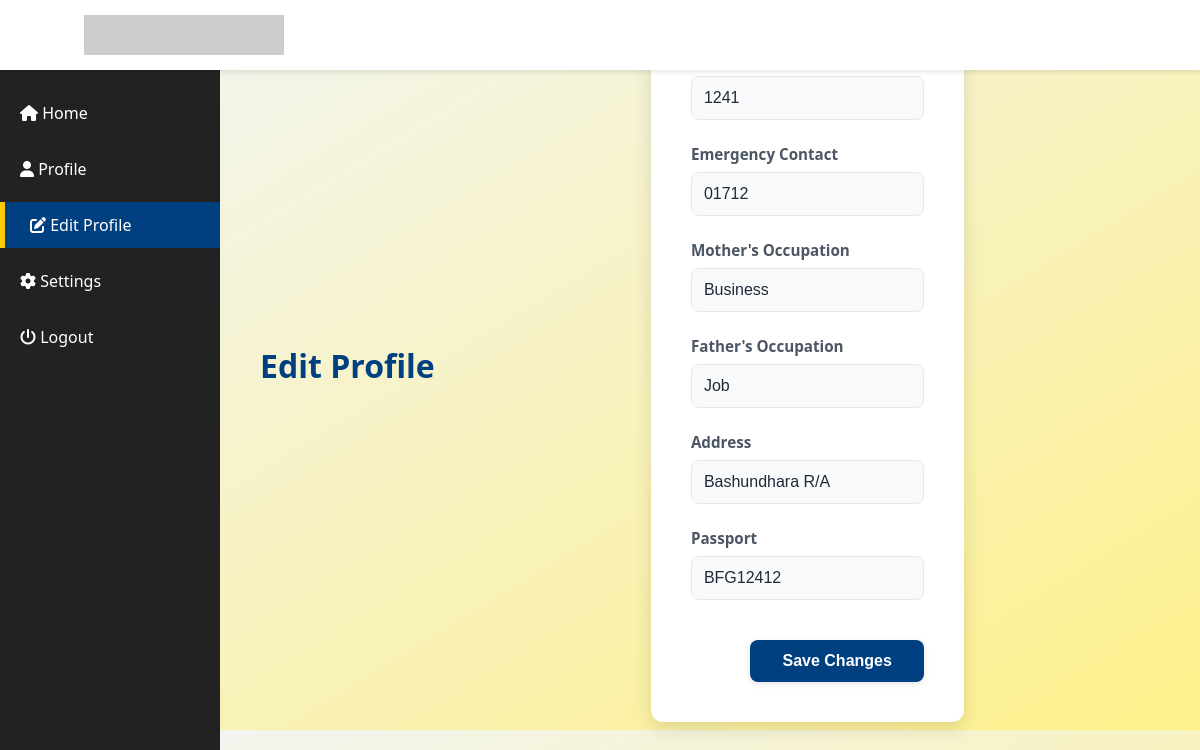
The app's page /editprofile.php (signed in) with its own data.
### tables this page shows
CREATE TABLE `studentinfo` (
  `UserID` varchar(12) DEFAULT NULL,
  `StudentID` varchar(10) NOT NULL,
  `FirstName` varchar(50) NOT NULL,
  `LastName` varchar(50) NOT NULL,
  `Gender` varchar(7) NOT NULL,
  `DateOfBirth` date NOT NULL,
  `CitizenID` varchar(20) DEFAULT NULL,
  `Passport` varchar(20) DEFAULT NULL,
  `Nationality` varchar(15) NOT NULL,
  `Blood` varchar(5) NOT NULL,
  `Addresss` varchar(150) NOT NULL,
  `EmergencyContact` varchar(12) NOT NULL,
  `Program` varchar(40) NOT NULL,
  `MotherName` varchar(100) DEFAULT NULL,
  `FatherName` varchar(100) DEFAULT NULL,
  `ParentNationality` varchar(100) DEFAULT NULL,
  `MotherOccupation` varchar(50) DEFAULT NULL,
  `FatherOccupation` varchar(50) DEFAULT NULL
);

CREATE TABLE `users` (
  `UserID` varchar(12) NOT NULL,
  `Phone` varchar(12) DEFAULT NULL,
  `Email` varchar(50) DEFAULT NULL,
  `Password` varchar(50) DEFAULT NULL,
  `UserFlag` int(1) DEFAULT NULL,
  `2fa` int(1) DEFAULT NULL
);

### editprofile.php (the view, shortened to what this page needs)
<?php
$db = new Database();
$conn = $db->getConnection();
$userID = $_SESSION['UserID'];
$sql = "SELECT u.Phone, s.EmergencyContact, s.MotherOccupation, s.FatherOccupation, s.Addresss, s.Passport
        FROM users u
        LEFT JOIN studentinfo s ON u.UserID = s.UserID
        WHERE u.UserID = ?";
$stmt = $conn->prepare($sql);
$stmt->bind_param("i", $userID);
$stmt->execute();
$result = $stmt->get_result();
$data = $result->fetch_assoc();
?>
<!DOCTYPE html>
<html lang="en">
<head>
    <link rel="stylesheet" href="https://cdnjs.cloudflare.com/ajax/libs/font-awesome/6.5.0/css/all.min.css">
    <link rel="stylesheet" href="dash.css">
    <link rel="stylesheet" href="style.css">
</head>
<body>
    <div class="navbar">
        <div class="navbar-left">
            <span class="menu-btn" onclick="toggleSidebar()"><i class="fa fa-bars"></i></span>
            <img src="https://dummyimage.com/200x40/004080/ffffff&text=Eduor+System" alt="Eduor Logo" class="logo">
        </div>
    </div>
    <div class="sidebar" id="sidebar">
        <ul>
            <li><a href="dash.php"><i class="fa fa-home"></i> Home</a></li>
            <li><a href="profile.php"><i class="fa fa-user"></i> Profile</a></li>
            <li class="active"><a href="profiledit.php"><i class="fa fa-edit"></i> Edit Profile</a></li>
            <li><a href="settings.php"><i class="fa fa-cog"></i> Settings</a></li>
            <li><a href="logout.php"><i class="fa fa-power-off"></i> Logout</a></li>
        </ul>
    </div>
    <div class="main-content" id="main-content">
        <div class="page-header">
            <h1>Edit Profile</h1>
        </div>
        <div class="form-container">
            <form method="POST" class="form-box">
                <div class="form-group">
                    <label for="phone">Phone</label>
                    <input type="text" id="phone" name="phone" value="<?= htmlspecialchars($data['Phone'] ?? '') ?>" required>
                </div>
                <div class="form-group">
                    <label for="emergency_contact">Emergency Contact</label>
                    <input type="text" id="emergency_contact" name="emergency_contact" value="<?= htmlspecialchars($data['EmergencyContact'] ?? '') ?>">
                </div>
                <div class="form-group">
                    <label for="mother_occupation">Mother's Occupation</label>
                    <input type="text" id="mother_occupation" name="mother_occupation" value="<?= htmlspecialchars($data['MotherOccupation'] ?? '') ?>">
                </div>
                <div class="form-group">
                    <label for="father_occupation">Father's Occupation</label>
                    <input type="text" id="father_occupation" name="father_occupation" value="<?= htmlspecialchars($data['FatherOccupation'] ?? '') ?>">
                </div>
                <div class="form-group">
                    <label for="address">Address</label>
                    <input type="text" id="address" name="address" value="<?= htmlspecialchars($data['Addresss'] ?? '') ?>">
                </div>
                <div class="form-group">
                    <label for="passport">Passport</label>
                    <input type="text" id="passport" name="passport" value="<?= htmlspecialchars($data['Passport'] ?? '') ?>">
                </div>
                <div class="form-buttons">
                    <button type="submit">Save Changes</button>
                </div>
            </form>
        </div>
    </div>
</body>
</html>

### dash.css (style rules this page uses)
body { margin: 0; font-family: Arial, sans-serif; background: #f4f6f9; }
.navbar { display: flex; justify-content: space-between; align-items: center; background: #004080; color: white; padding: 10px 20px; position: fixed; top: 0; width: 100%; z-index: 100; }
.navbar .logo { height: 40px; }
.navbar-left { display: flex; align-items: center; }
.menu-btn { font-size: 22px; margin-right: 15px; cursor: pointer; }
.sidebar { width: 220px; background: #222; height: 100vh; position: fixed; top: 60px; left: 0; padding-top: 20px; transition: all 0.3s ease; overflow-y: auto; }
.sidebar ul { list-style: none; padding: 0; }
.sidebar ul li { margin: 10px 0; position: relative; }
.sidebar ul li a { color: white; padding: 12px 20px; display: block; text-decoration: none; transition: padding-left 0.3s ease; }
.sidebar ul li a:hover, .sidebar ul li.active a { background: #004080; border-left: 5px solid #ffcc00; padding-left: 25px; }
.main-content { margin-left: 240px; padding: 80px 20px 20px; transition: margin-left 0.3s ease; }
.page-header h1 { margin: 0; color: #004080; }

### style.css (style rules this page uses)
* { box-sizing: border-box; margin: 0; padding: 0; }
body { font-family: 'Segoe UI', sans-serif; background: linear-gradient(to bottom right, #f1f5f9, #fef08a); }
.navbar { box-shadow: 0 4px 6px rgba(0, 0, 0, 0.1); }
.form-container { max-width: 600px; margin: 20px auto; padding: 2.5rem; background-color: #ffffff; border-radius: 12px; box-shadow: 0 6px 18px rgba(0, 0, 0, 0.12); }
.form-box { display: flex; flex-direction: column; gap: 1.5rem; }
.form-group { display: flex; flex-direction: column; }
.form-group label { font-size: 0.95rem; color: #4b5563; margin-bottom: 0.5rem; font-weight: 600; }
.form-group input[type="text"] { width: 100%; padding: 0.75rem; border: 1px solid #e5e7eb; border-radius: 8px; font-size: 1rem; color: #1f2937; background-color: #f9fafb; transition: all 0.2s ease-in-out; }
.form-buttons { margin-top: 1rem; text-align: right; }
.form-buttons button { padding: 0.75rem 2rem; background-color: #004080; color: #ffffff; border: none; border-radius: 8px; font-size: 1rem; font-weight: bold; cursor: pointer; transition: background-color 0.2s ease, transform 0.1s ease; box-shadow: 0 2px 6px rgba(0, 0, 0, 0.1); }
body { background-color: #f0f4f8; font-family: 'Segoe UI', Tahoma, Geneva, Verdana, sans-serif; margin: 0; padding: 0; color: #333; }
.navbar { background-color: #ffffff; padding: 15px 50px; box-shadow: 0 2px 5px rgba(0, 0, 0, 0.1); display: flex; justify-content: space-between; align-items: center; }
.navbar .logo { font-size: 24px; font-weight: bold; color: #2c3e50; text-decoration: none; }
.main-content { display: flex; justify-content: center; align-items: center; height: calc(100vh - 70px); padding: 20px; }

### records on screen
studentinfo: phone "1241", emergency_contact "01712", mother_occupation "Business", father_occupation "Job", address "Bashundhara R/A", passport "BFG12412"
